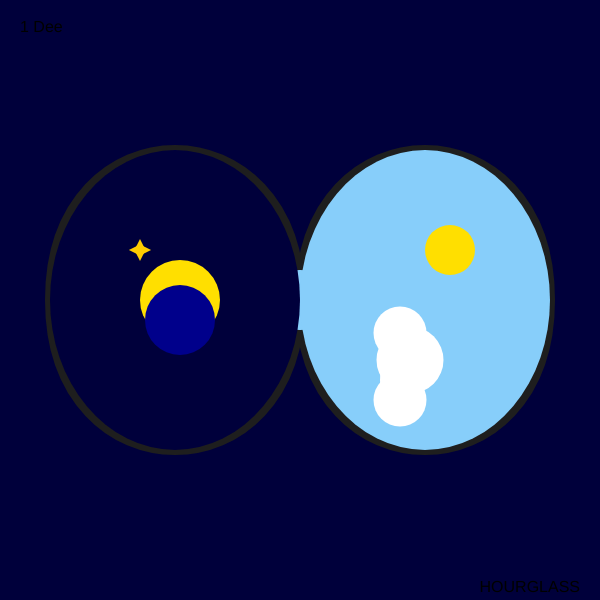
Frame 1 (no input)
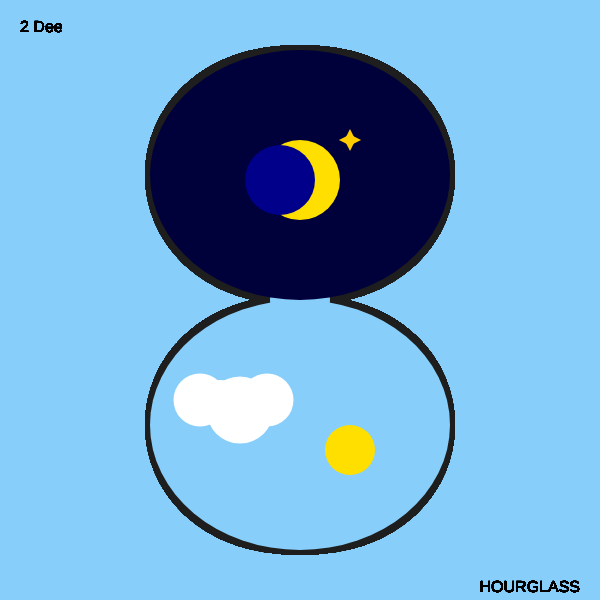
Frame 60 (no input)
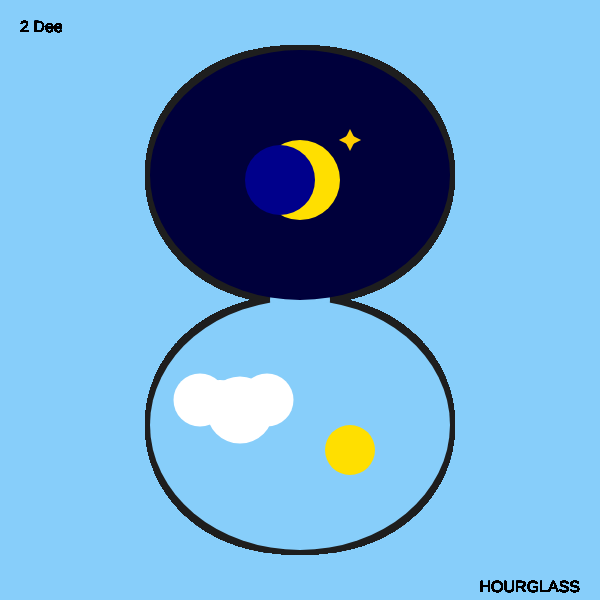
Frame 120 (the mouse pressed at the canvas centre since frame 60)

The p5.js sketch that drew these frames (run headless with seeded random() and noise() and a simulated clock; from frame 60 on, the mouse is pressed at the canvas centre):

// p5.js sketch
// ── sketch.js
let angle = 0; 
let deeCounter = 0; 
let isDay = true; 


function setup() {
  createCanvas(600, 600); 
  angleMode(DEGREES); 
}

function draw() {


  // millis Deecounter
  let time = millis();
  if (time % 3000 < 50) { 
    angle += 90; 
    deeCounter += 1; 
    
     
    if (isDay) {
      background (0,0,59); 
    }else { 
      background (135, 206, 250); 
    }
    isDay = !isDay; 

    if (deeCounter >= 360) {
      deeCounter = 0; 
    }
  }
  

  push();

  translate(width / 2, height / 2);

  rotate(angle);

  drawHourglassShape();
  pop();

  // Deecounter
  fill(0);
  textSize(16); 
  textAlign(LEFT, TOP);
  text(deeCounter + " Dee", 20, 20); 
  
    fill(0);
  textAlign(RIGHT,TOP);
  text(" HOURGLASS",580,580);
}

// hourglass
function drawHourglassShape() {
  noFill();
  stroke(30);
  strokeWeight(10);

  // up
  beginShape();
  vertex(300 - width / 2, 50 - height / 2);
  bezierVertex(500 - width / 2, 50 - height / 2, 500 - width / 2, 300 - height / 2, 300 - width / 2, 300 - height / 2);
  bezierVertex(100 - width / 2, 300 - height / 2, 100 - width / 2, 50 - height / 2, 300 - width / 2, 50 - height / 2);
  endShape(CLOSE);
  
  // down
  beginShape();
  vertex(300 - width / 2, 300 - height / 2);
  bezierVertex(500 - width / 2, 300 - height / 2, 500 - width / 2, 550 - height / 2, 300 - width / 2, 550 - height / 2);
  bezierVertex(100 - width / 2, 550 - height / 2, 100 - width / 2, 300 - height / 2, 300 - width / 2, 300 - height / 2);
  endShape(CLOSE);

  // central
  noStroke();
  fill(135, 206, 250);
  ellipse(300 - width / 2, 300 - height / 2, 60, 100); 


  // dayscene
  drawDayScene();
  
}

// dayscene
function drawDayScene() {
  // 
  let topBoundaryY = 50 - height / 2;
  let bottomBoundaryY = 300 - height / 2;
  
  // dayscene
  noStroke();
  fill(135, 206, 250); 
noStroke();
fill(135, 206, 250);
ellipse(300 - width / 2, 175 - height / 2, 300, 250); 


// big
   fill(255); 
noStroke();
beginShape();
ellipse(333 - width / 2, 200 - height / 2, 53, 53);  
ellipse(360 - width / 2, 190 - height / 2, 67, 67); 
ellipse(400 - width / 2, 200 - height / 2, 53, 53);  
ellipse(380 - width / 2, 200 - height / 2, 80, 40); 
endShape(CLOSE);
  
  //sun
  fill(255, 223, 0); 
  ellipse(250 - width / 2, 150 - height / 2, 50, 50); 
  
  //night
  noStroke();
fill(0,0,59); 
ellipse(300 - width / 2, 425- height / 2, 300, 250); 
  
fill(255, 223, 0); 
noStroke();

// moon
ellipse(300 - width / 2, 420 - height / 2, 80, 80); 

fill(0, 0, 139); 
ellipse(320 - width / 2, 420 - height / 2, 70, 70); 

  //star
fill(255, 204, 0); 
let starSize = 50 * 6 / 27; 
let centerX = 250 - width / 2;
let centerY = 460 - height / 2;

triangle(centerX, centerY - starSize, 
         centerX - starSize / 2, centerY, 
         centerX + starSize / 2, centerY); 


triangle(centerX, centerY + starSize, 
         centerX - starSize / 2, centerY, 
         centerX + starSize / 2, centerY); 

triangle(centerX - starSize, centerY, 
         centerX, centerY - starSize / 2, 
         centerX, centerY + starSize / 2);


triangle(centerX + starSize, centerY, 
         centerX, centerY - starSize / 2, 
         centerX, centerY + starSize / 2); 

}
